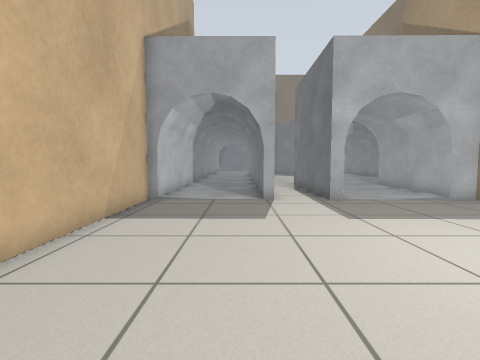
view 1 (above)

16 first-person views from a walk through a world built for the Gazebo simulator. The camera is 0.72 m above the floor, tilts 4° down and sees 85° across. The lines on the ground mark 1 m squares. The floor is counted in squares, 0.5 m on a side. Each view is taken from the middle of a square. On the plan, view 1 faces up. The plan holds only what a view shows up to about 13 squares ahead; the rest is blank. The place goes on beyond the plan. Simple shapes stand in for some stock models. Surface patterns are stand-ins for the level's own textures.

view 2
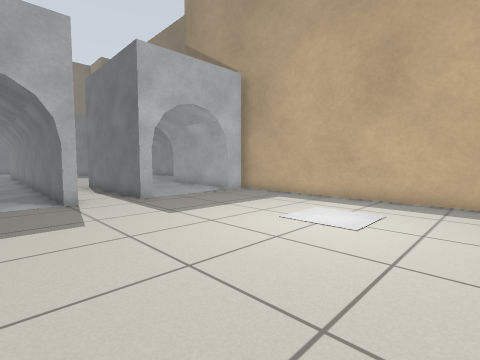

view 3
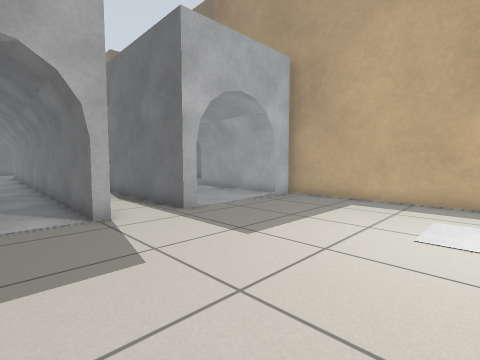

view 4
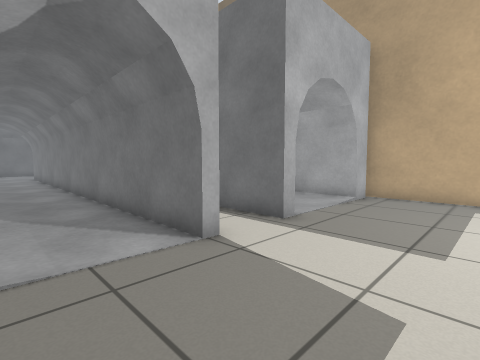

view 5
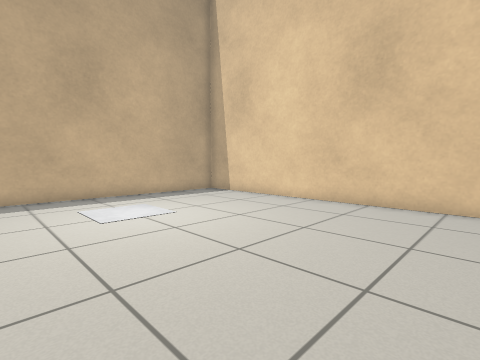

view 6
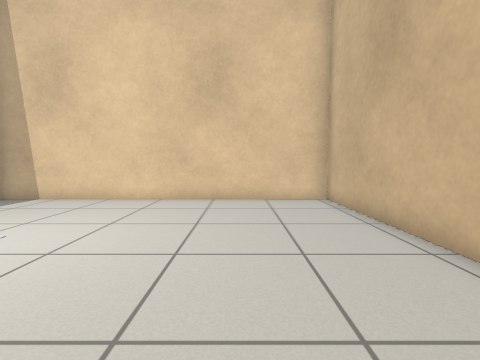

view 7
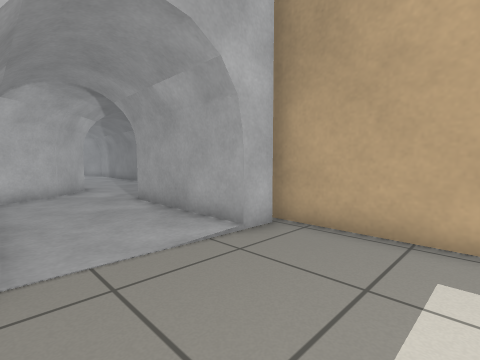

view 8
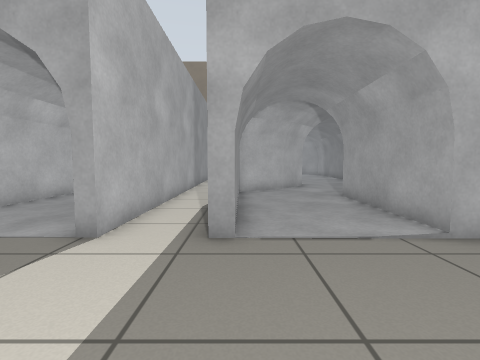

view 9
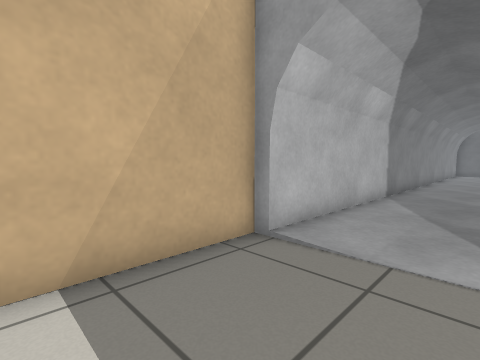

view 10
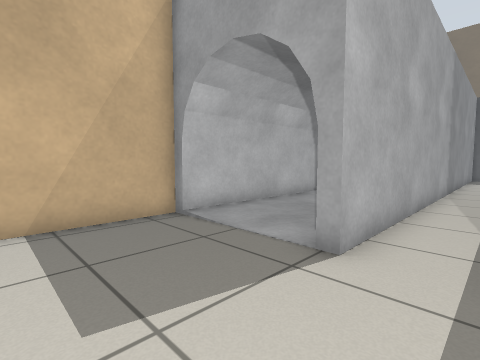

view 11
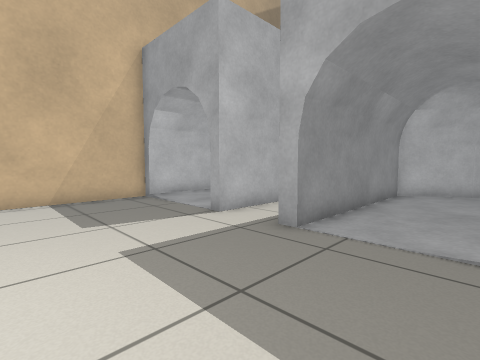

view 12
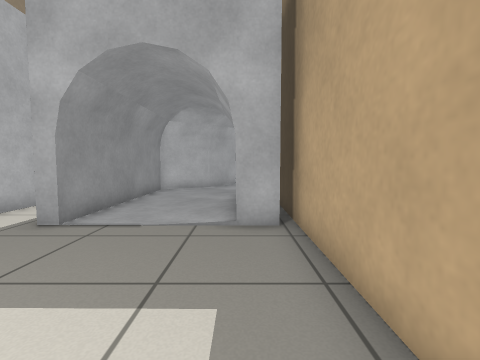

view 13
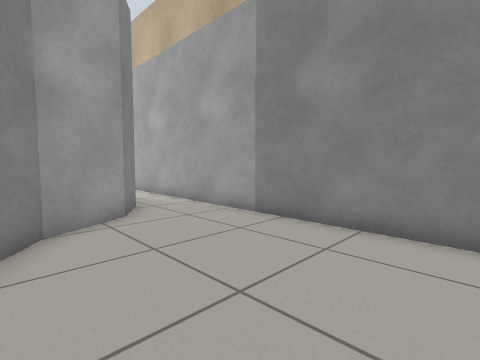

view 14
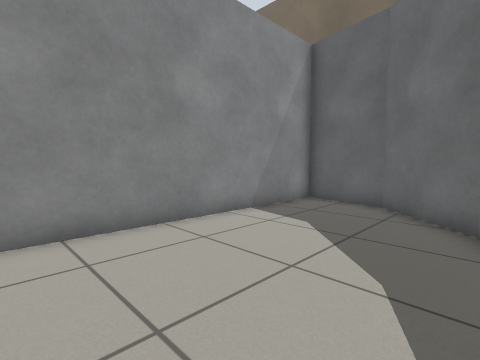

view 15
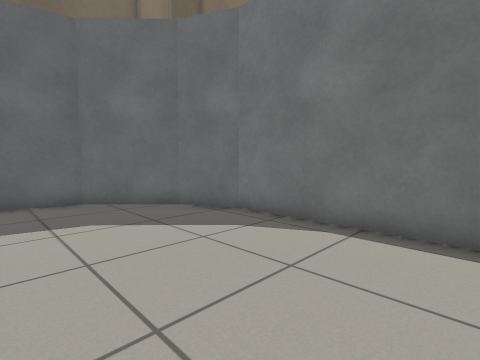

view 16
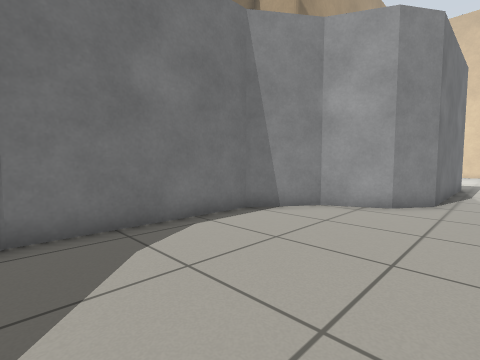

### Floor plan
Key: @ floor where view 1 was taken; # wall or solid block; . floor; O other object.
Columns run from 4 left of view 1 to 9 right of it. Each row starts with its distance up from view 1.
 31      OOOOO
 30      O...OO
 29      O....OO
 28      O.....O
 27      O......O
 26      O......O
 25      O......O
 24      O......O
 23   O OO......O
 22  OO OO......O
 21  OO OO.....OO
 20  OO OO.....OO
 19  OO OO....OOO
 18  OO OO..OOOO
 17  OO OO..OO
 16  OO OO.OOO  O
 15  OO OO.OOO OO
 14  OO OO.OOO OO
 13  OO OO.OOO OOO
 12  OO OO.OOO OOO
 11  OO OO.OOO OOO
 10 #OO.OO.OOO.OOO
  9 # ...........#
  8 # ...........#
  7  #...........#
  6  #...........#
  5  #...........#
  4  #...........#
  3  #...........#
  2  #...........#
  1  #...........#
  0  #..@........#
 -1  #...........#
 -2  #...........#
 -3  #############

Positions as (right, up) in squares from view 1, and headings:
1: (0, 0), facing up
2: (-1, 0), facing up-right
3: (-1, 3), facing up-right
4: (-2, 6), facing up-right
5: (-2, 6), facing down-right
6: (0, 7), facing down
7: (4, 6), facing up-right
8: (4, 5), facing up
9: (0, 6), facing up-left
10: (3, 6), facing up-left
11: (7, 5), facing up-left
12: (8, 4), facing up
13: (7, 25), facing down-left
14: (7, 22), facing up-left
15: (2, 21), facing up-right
16: (2, 27), facing down-right
